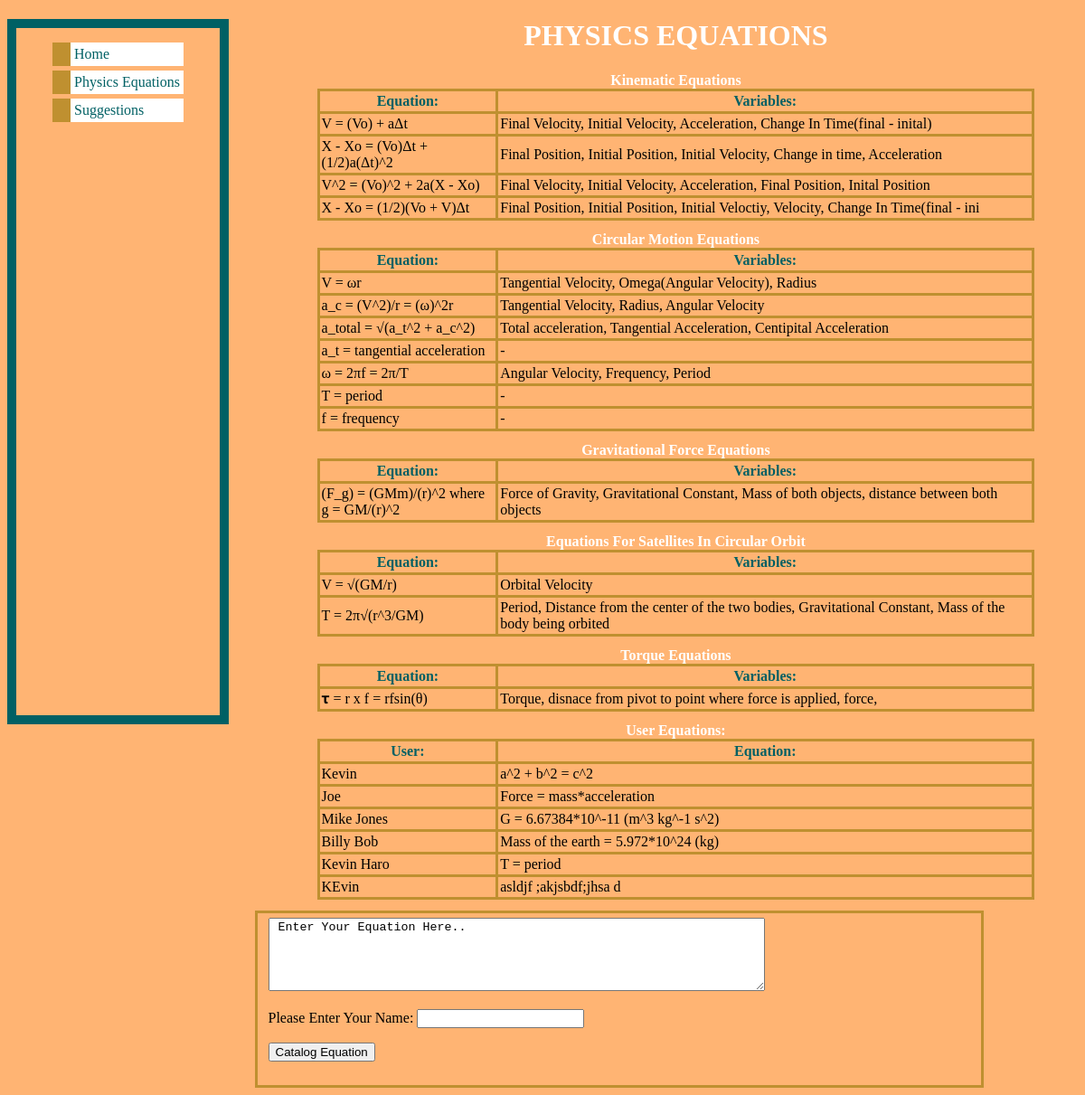
The app's page /physicsequations.php with its own data.
### tables this page shows
CREATE TABLE "kinematic" ("id" INTEGER PRIMARY KEY  DEFAULT 1, "Equation" TEXT check(typeof("Equation") = 'text') , "Name" TEXT check(typeof("Name") = 'text') , "Variables" TEXT check(typeof("Variables") = 'text') );

CREATE TABLE "circular" ("id" INTEGER PRIMARY KEY  NOT NULL  DEFAULT (1) ,"Equation" TEXT,"Name" TEXT,"Variables" TEXT DEFAULT (null) );

CREATE TABLE "gravity" ("id" INTEGER PRIMARY KEY  NOT NULL  DEFAULT (1) ,"Equation" TEXT,"Variables" TEXT,"Name" TEXT);

CREATE TABLE "orbit" ("id" INTEGER PRIMARY KEY  NOT NULL , "Equation" TEXT check(typeof("Equation") = 'text') , "Name" TEXT check(typeof("Name") = 'text') , "Variables" TEXT check(typeof("Variables") = 'text') );

CREATE TABLE "torque" ("id" INTEGER PRIMARY KEY  NOT NULL , "Equation" TEXT check(typeof("Equation") = 'text') , "Variables" TEXT check(typeof("Variables") = 'text') );

CREATE TABLE "userequations" ("user_name" TEXT DEFAULT (null) ,"equation"  DEFAULT (null) );

### physicsequations.php (the view, shortened to what this page needs)
<?php
function getEquations($tableName){
		$pdoObject = new PDO("sqlite:./integration_project.sqlite");
		$sqlStatement = "SELECT * FROM ".$tableName."";
		$pdoStatement = $pdoObject->query($sqlStatement);
		$kinematicEquations = "";
		foreach($pdoStatement as $row){
			$kinematicEquations .= "<tr>		<td class=\"eq\">".$row['Equation']."</td>	<td class=\"var\">".$row['Variables']."</td>	</tr>";
		}
		return $kinematicEquations;
}
function getUserEquations($tableName){
		$pdoObject = new PDO("sqlite:./integration_project.sqlite");
		$sqlStatement = "SELECT * FROM ".$tableName."";
		$pdoStatement = $pdoObject->query($sqlStatement);
		$kinematicEquations = "";
		foreach($pdoStatement as $row){
			$kinematicEquations .= "<tr>		<td class=\"eq\">".$row['user_name']."</td>	<td class=\"var\">".$row['equation']."</td>	</tr>";
		}
		return $kinematicEquations;
}
?>
<!DOCTYPE html PUBLIC "-//W3C//DTD XHTML 1.0 Strict//EN"
    "http://www.w3.org/TR/xhtml1/DTD/xhtml1-strict.dtd">
<html xmlns="http://www.w3.org/1999/xhtml" lang="en" xml:lang="en">
<head>
<link href="projectStyle.css" type="text/css" rel="stylesheet" />
</head>
<body>
	<div id="navBar">
		<ul>
			<li>	<a href="home.php">Home</a>					</li>
			<li>	<a href="physicsequations.php">Physics Equations</a>	</li>
			<li>	<a href="suggestions.php">Suggestions</a>		</li>
		</ul>
	</div>
	<div id="pageContent">
		<h1>PHYSICS EQUATIONS</h1>
			<table id="kinematicEquationTable">
			<caption>Kinematic Equations</caption>
			<tr>	<th>Equation:</th>	<th>Variables:</th>	</tr>
			<?php echo	getEquations("kinematic");	?>
			</table>
			<table id="circularEquationTable">
			<caption>Circular Motion Equations</caption>
			<tr>	<th>Equation:</th>	<th>Variables:</th>	</tr>
			<?php echo	getEquations("circular");	?>
			</table>
			<table id="gravityEquationTable">
			<caption>Gravitational Force Equations</caption>
			<tr>	<th>Equation:</th>	<th>Variables:</th>	</tr>
			<?php echo	getEquations("gravity");	?>
			</table>
			<table id="orbitEquationTable">
			<caption>Equations For Satellites In Circular Orbit</caption>
			<tr>	<th>Equation:</th>	<th>Variables:</th>	</tr>
			<?php echo	getEquations("orbit");	?>
			</table>
			<table id="torqueEquationTable">
			<caption>Torque Equations</caption>
			<tr>	<th>Equation:</th>	<th>Variables:</th>	</tr>
			<?php echo	getEquations("torque");	?>
			</table>
			<table id="userEquationTable">
			<caption>User Equations:</caption>
			<tr>	<th>User:</th>	<th>Equation:</th>	</tr>
			<?php echo	getUserEquations("userequations"); ?>
			</table>
			<div id="userEqauationInput">
			<form id="overallForm" action="" method="post">
				<fieldset id="userEquationInput">
					<textarea rows="5" cols="100" name="userEquation"> Enter Your Equation Here..</textarea>
					<p>
						<label>Please Enter Your Name:</label>
						<input id="userName" name="userName" size="20" type="text"/>
					</p>
					<p>
						<input value="Catalog Equation" type="submit" name="submitButton"/>
					</p>
				</fieldset>
			</form>
		</div>
	</div>
</body>
</html>

### projectStyle.css (style rules this page uses)
body { background-color:#FFB473; font-family: calibri; }
#userEquationInput { width:137%; margin-left: -60px; }
.eq { width:25%; }
a { text-decoration: none; color: #006064; }
#navBar { float:left; border: #006064 10px solid; padding-right: 40px; padding-bottom: 54%; margin-right: 50px; }
#pageContent { margin-left: 50px; }
form { margin-right:auto; margin-left:auto; width:50%; }
textarea { margin-right:auto; margin-left:auto; width: 70%; }
fieldset { border: #BF9030 3px solid; }
table,th,td,tr { border-collapse:collapse; border: #BF9030 3px solid; border-radius: 25px; padding:2px; margin-right: auto; margin-left:auto; }
th { color:#006064; }
table { margin-bottom:12px; width:70%; }
h2,h1,caption { color:white; text-align:center; font-weight: bold; }
li { border-left: #BF9030 20px solid; padding-left: 10px; padding:4px; margin-bottom: 5px; list-style-type:none; background-color:white; }

### records on screen
kinematic: Equation "V = (Vo) + aΔt", Variables "Final Velocity, Initial Velocity, Acceleration, Change In Time(final - inital)"
kinematic: Equation "X - Xo = (Vo)Δt + (1/2)a(Δt)^2", Variables "Final Position, Initial Position, Initial Velocity, Change in time, Acceleration"
kinematic: Equation "V^2 = (Vo)^2 + 2a(X - Xo)", Variables "Final Velocity, Initial Velocity, Acceleration, Final Position, Inital Position"
kinematic: Equation "X - Xo = (1/2)(Vo + V)Δt", Variables "Final Position, Initial Position, Initial Veloctiy, Velocity, Change In Time(final - ini"
circular: Equation "V = ωr", Variables "Tangential Velocity, Omega(Angular Velocity), Radius"
circular: Equation "a_c = (V^2)/r = (ω)^2r", Variables "Tangential Velocity, Radius, Angular Velocity"
circular: Equation "a_total = √(a_t^2 + a_c^2)", Variables "Total acceleration, Tangential Acceleration, Centipital Acceleration"
circular: Equation "a_t = tangential acceleration", Variables "-"
circular: Equation "ω = 2πf = 2π/T", Variables "Angular Velocity, Frequency, Period"
circular: Equation "T = period", Variables "-"
circular: Equation "f = frequency", Variables "-"
gravity: Equation "(F_g) = (GMm)/(r)^2 where g = GM/(r)^2", Variables "Force of Gravity, Gravitational Constant, Mass of both objects, distance between both objects"
orbit: Equation "V = √(GM/r)", Variables "Orbital Velocity"
orbit: Equation "T = 2π√(r^3/GM)", Variables "Period, Distance from the center of the two bodies, Gravitational Constant, Mass of the body being orbited"
torque: Equation "𝛕 = r x f = rfsin(θ)", Variables "Torque, disnace from pivot to point where force is applied, force,"
userequations: user_name "Kevin", equation "a^2 + b^2 = c^2"
userequations: user_name "Joe", equation "Force = mass*acceleration"
userequations: user_name "Mike Jones", equation "G = 6.67384*10^-11 (m^3 kg^-1 s^2)"
userequations: user_name "Billy Bob", equation "Mass of the earth = 5.972*10^24 (kg)"
userequations: user_name "Kevin Haro", equation "T = period"
userequations: user_name "KEvin", equation "asldjf ;akjsbdf;jhsa d"
